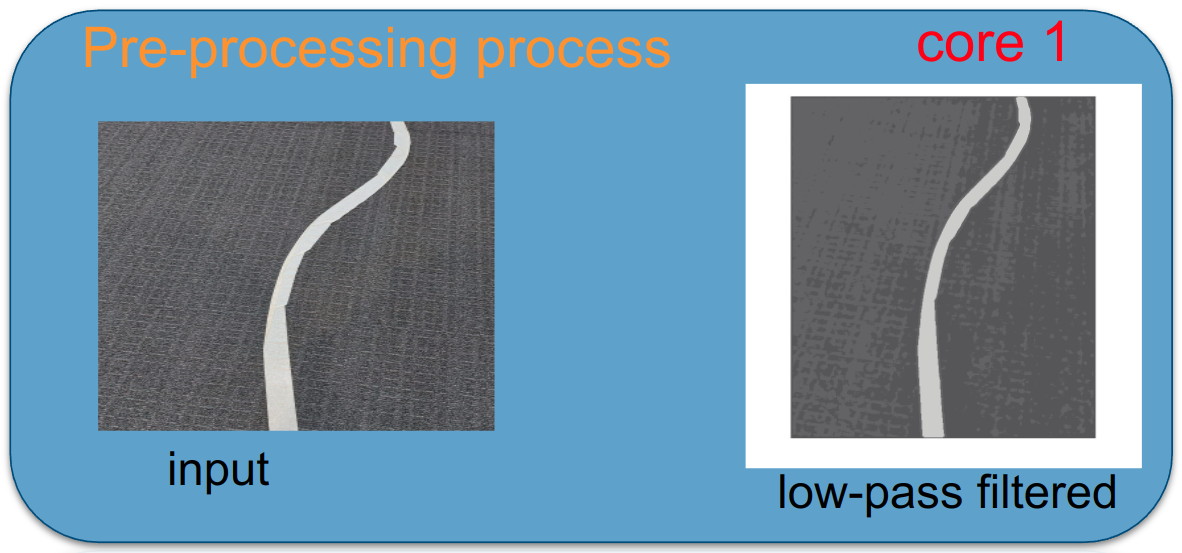
#> input picture report/latex/main/pre_process.png, 1182 x 553 px
$ python make_examples.py
#> lines starting #> are read from the running program, lines starting #| are printed output that depends on the picture
### holdtheline/synthetic.py
"""Synthetic ground images with a painted line and a known angle.

Used for the demo examples and for the evaluation (scripts/evaluate.py). The
repository contains only a handful of real photos and none of them has a
measured line angle, so the angle error is measured on these synthetic
images: textured ground (asphalt, concrete or carpet), a white or yellow line
with rough edges, perspective narrowing, uneven lighting, optional shadow,
blur, sensor noise and JPEG compression.

Reference angle: least-squares fit ``col = coef*row + b`` of the true centre
line over all image rows, ``angle = -atan(coef)`` (positive = the line heads to
the right as it goes away). For a straight line this is exactly the drawing
angle; for a curved line it is the best single straight line, which is what
the ported detectors estimate.
"""
from __future__ import annotations

from dataclasses import dataclass

import cv2
import numpy as np

H, W = 480, 640


@dataclass
class Sample:
    image: np.ndarray        # RGB uint8
    angle_deg: float         # reference angle
    kind: str                # straight / curved
    ground: str
    line_color: str


def _noise(rng, h, w, sigma, amp):
    n = rng.standard_normal((h, w)).astype(np.float32)
    if sigma > 0:
        n = cv2.GaussianBlur(n, (0, 0), sigma)
        n /= n.std() + 1e-6
    return n * amp


def ground(rng: np.random.Generator, kind: str, h: int = H, w: int = W) -> np.ndarray:
    if kind == "asphalt":
        base = rng.uniform(55, 95)
        g = base + _noise(rng, h, w, 0.8, 18) + _noise(rng, h, w, 3, 8) + _noise(rng, h, w, 20, 6)
        stones = rng.random((h, w)) < 0.02
        g = g + stones * rng.uniform(30, 70)
        tint = np.array([1.0, 1.0, rng.uniform(1.0, 1.06)])
    elif kind == "concrete":
        base = rng.uniform(120, 160)
        g = base + _noise(rng, h, w, 1, 7) + _noise(rng, h, w, 12, 10) + _noise(rng, h, w, 40, 8)
        tint = np.array([rng.uniform(1.0, 1.05), 1.0, rng.uniform(0.93, 1.0)])
    else:  # carpet, like the indoor test floor of the project
        base = rng.uniform(80, 110)
        yy, xx = np.mgrid[0:h, 0:w]
        period = rng.uniform(5, 8)
        weave = 8 * np.sin(2 * np.pi * xx / period) * np.sin(2 * np.pi * yy / period)
        g = base + weave + _noise(rng, h, w, 0.7, 10) + _noise(rng, h, w, 15, 6)
        tint = np.array([1.0, 1.0, 1.04])
    img = np.clip(g[..., None] * tint[None, None, :], 0, 255)
    return img.astype(np.float32)


def render(rng: np.random.Generator, angle_deg: float, curvature: float, ground_kind: str,
           line_color: str, h: int = H, w: int = W):
    """Draw the line; returns (RGB uint8 image, reference angle)."""
    img = ground(rng, ground_kind, h, w)
    rows = np.arange(h, dtype=np.float64)
    dist = (h - 1 - rows) / (h - 1)                      # 0 at the bottom, 1 at the top
    x_bottom = rng.uniform(0.35, 0.65) * w
    centre = x_bottom + np.tan(np.radians(angle_deg)) * (h - 1 - rows) + curvature * w * dist ** 2
    width_bottom = rng.uniform(0.06, 0.10) * w
    half = 0.5 * width_bottom * (1 - 0.4 * dist)          # perspective narrowing
    edge_noise_l = _noise(rng, h, 1, 2, 1.2)[:, 0]
    edge_noise_r = _noise(rng, h, 1, 2, 1.2)[:, 0]
    xx = np.arange(w, dtype=np.float64)[None, :]
    left = (centre - half + edge_noise_l)[:, None]
    right = (centre + half + edge_noise_r)[:, None]
    alpha = np.clip(np.minimum(xx - left, right - xx) + 0.5, 0, 1)   # anti-aliased coverage
    if line_color == "white":
        paint = np.array([rng.uniform(225, 245)] * 3)
    else:
        paint = np.array([rng.uniform(215, 235), rng.uniform(175, 200), rng.uniform(30, 60)])
    wear = 1 - np.clip(_noise(rng, h, w, 1.5, 0.08), -0.1, 0.25)
    line_layer = paint[None, None, :] * wear[..., None]
    img = img * (1 - alpha[..., None]) + line_layer * alpha[..., None]

    # lighting gradient and optional soft shadow
    yy, xx2 = np.mgrid[0:h, 0:w].astype(np.float32)
    gx, gy = rng.uniform(-0.25, 0.25, 2)
    light = 1 + gx * (xx2 / w - 0.5) + gy * (yy / h - 0.5)
    if rng.random() < 0.35:
        cx, cy, r = rng.uniform(0, w), rng.uniform(0, h), rng.uniform(0.2, 0.5) * w
        shadow = np.exp(-(((xx2 - cx) ** 2 + (yy - cy) ** 2) / (2 * r ** 2)))
        light *= 1 - rng.uniform(0.2, 0.4) * shadow
    img = img * light[..., None]
    img = cv2.GaussianBlur(img, (0, 0), rng.uniform(0.4, 1.0))
    img = img + rng.standard_normal(img.shape).astype(np.float32) * rng.uniform(2, 5)
    img = np.clip(img, 0, 255).astype(np.uint8)
    ok, buf = cv2.imencode(".jpg", cv2.cvtColor(img, cv2.COLOR_RGB2BGR), [cv2.IMWRITE_JPEG_QUALITY, 85])
    img = cv2.cvtColor(cv2.imdecode(buf, cv2.IMREAD_COLOR), cv2.COLOR_BGR2RGB)

    coef = np.polyfit(rows, centre, 1)[0]
    return img, float(-np.degrees(np.arctan(coef))), centre


def make_sample(seed: int, curved: bool) -> Sample:
    """Deterministic sample: the same seed always gives the same image."""
    rng = np.random.default_rng(seed)
    for _ in range(100):
        angle = rng.uniform(-35, 35)
        curvature = rng.uniform(0.12, 0.3) * rng.choice([-1, 1]) if curved else 0.0
        g = rng.choice(["asphalt", "concrete", "carpet"])
        c = rng.choice(["white", "yellow"], p=[0.7, 0.3])
        img, ref, centre = render(rng, angle, curvature, g, c)
        if centre.min() > 0.08 * W and centre.max() < 0.92 * W:   # line fully visible
            return Sample(img, ref, "curved" if curved else "straight", str(g), str(c))
    raise RuntimeError("could not draw a visible line")


def dataset(n_per_kind: int = 30, seed: int = 2023):
    """Evaluation set: n straight and n curved lines, seeds seed..seed+2n-1."""
    return [make_sample(seed + i, curved=i >= n_per_kind) for i in range(2 * n_per_kind)]

### scripts/make_examples.py
#!/usr/bin/env python3
"""Build the clickable examples of the web demo (demo/static/examples/).

    python scripts/make_examples.py

Three images come from the repository (the team's indoor test floor, cropped
from the report figure report/latex/main/pre_process.png; a road-marking photo
from archive/gaetan/ligne.jpg; the team's synthetic test image
archive/gaetan/45degre.jpeg). Three are synthetic, drawn by
holdtheline/synthetic.py with seeds outside the evaluation range, so their
reference angle is known.
"""
from __future__ import annotations

import json
import os
import sys

import cv2

ROOT = os.path.abspath(os.path.join(os.path.dirname(__file__), ".."))
sys.path.insert(0, ROOT)
from holdtheline.synthetic import make_sample  # noqa: E402

OUT = os.path.join(ROOT, "demo", "static", "examples")


def save(name, bgr, width=None):
    if width and bgr.shape[1] > width:
        bgr = cv2.resize(bgr, (width, int(round(bgr.shape[0] * width / bgr.shape[1]))), interpolation=cv2.INTER_AREA)
    cv2.imwrite(os.path.join(OUT, name), bgr, [cv2.IMWRITE_JPEG_QUALITY, 88])


def main() -> None:
    os.makedirs(OUT, exist_ok=True)
    items = []
    fig = cv2.imread(os.path.join(ROOT, "report/latex/main/pre_process.png"))
#> fig is the input picture: shape (553, 1182, 3); mean B, G, R 169.2, 148.5, 116.3
    save("team_floor_tape.jpg", fig[124:428, 100:492])
#> in save, `cv2.imwrite(os.path.join(OUT, name), bgr, [cv2.IMWRITE_JPEG_QUALITY, 8..`:
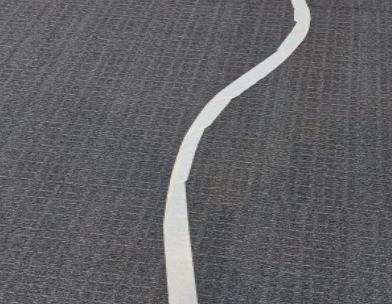
#> saved as team_floor_tape.jpg: shape (304, 392, 3); mean B, G, R 99.7, 97.4, 97.6
    items.append({"file": "team_floor_tape.jpg", "title": "Team test floor (curved tape)",
                  "source": "report/latex/main/pre_process.png (input photo, cropped)",
                  "synthetic": False, "reference_angle_deg": None})
    save("team_test_45.jpg", cv2.imread(os.path.join(ROOT, "archive/gaetan/45degre.jpeg")))
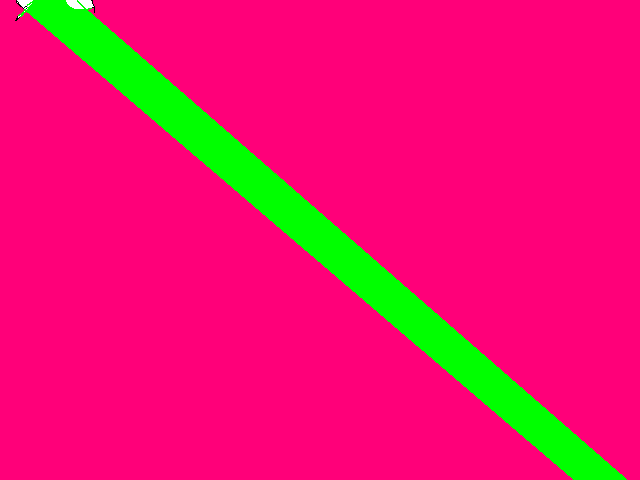
#> input picture .oldversion/gaetan/45degre.jpeg, 640 x 480 px, found by its file name
    items.append({"file": "team_test_45.jpg", "title": "Team synthetic test image",
                  "source": "archive/gaetan/45degre.jpeg (drawn by the team)",
                  "synthetic": True, "reference_angle_deg": None})
    for seed, curved, title in [(5004, False, "Synthetic: yellow line on concrete"),
                                (5002, True, "Synthetic: curved line on asphalt"),
                                (5007, False, "Synthetic: carpet, strong turn")]:
        s = make_sample(seed, curved)
#> in render, `img = cv2.cvtColor(cv2.imdecode(buf, cv2.IMREAD_COLOR), cv2.COLOR_BGR2..`:
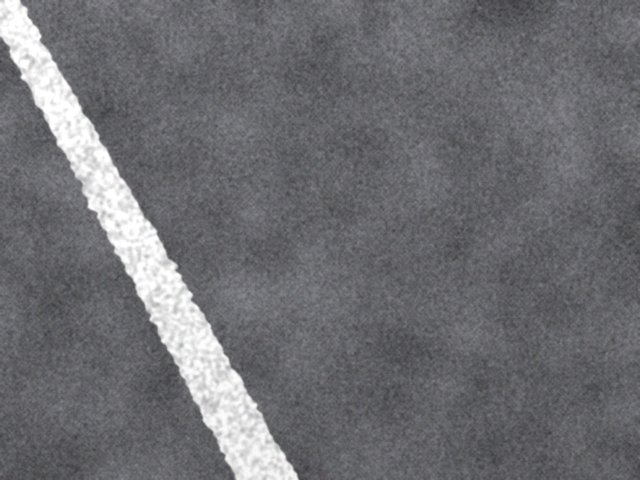
#> img: shape (480, 640, 3); mean R, G, B 109.8, 110, 114.2
#> in make_sample, `img, ref, centre = render(rng, angle, curvature, g, c)`: ref = -29.14; centre = 480 values from 0.355 to 267.4
        name = f"synthetic_{seed}{'_curved' if curved else ''}.jpg"
        save(name, cv2.cvtColor(s.image, cv2.COLOR_RGB2BGR))
#> call 3 of save, with name = 'synthetic_5004.jpg'
#> in save (call 3), `cv2.imwrite(os.path.join(OUT, name), bgr, [cv2.IMWRITE_JPEG_QUALITY, 8..`:
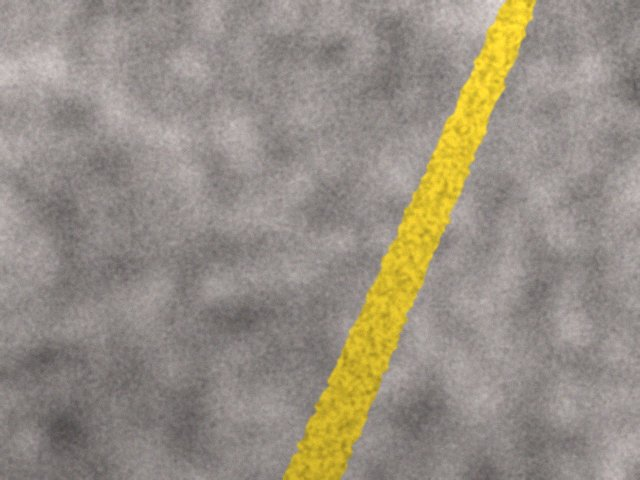
#> saved as synthetic_5004.jpg: shape (480, 640, 3); mean B, G, R 130.8, 143.3, 151.1
        items.append({"file": name, "title": title,
                      "source": f"holdtheline/synthetic.py, make_sample({seed}, curved={curved})",
                      "synthetic": True, "reference_angle_deg": round(s.angle_deg, 1)})
    with open(os.path.join(OUT, "examples.json"), "w", encoding="utf-8") as f:
        json.dump(items, f, indent=2)
        f.write("\n")
    print(f"Wrote {len(items)} examples to {OUT}")
#| Wrote 5 examples to demo/static/examples


if __name__ == "__main__":
    main()
